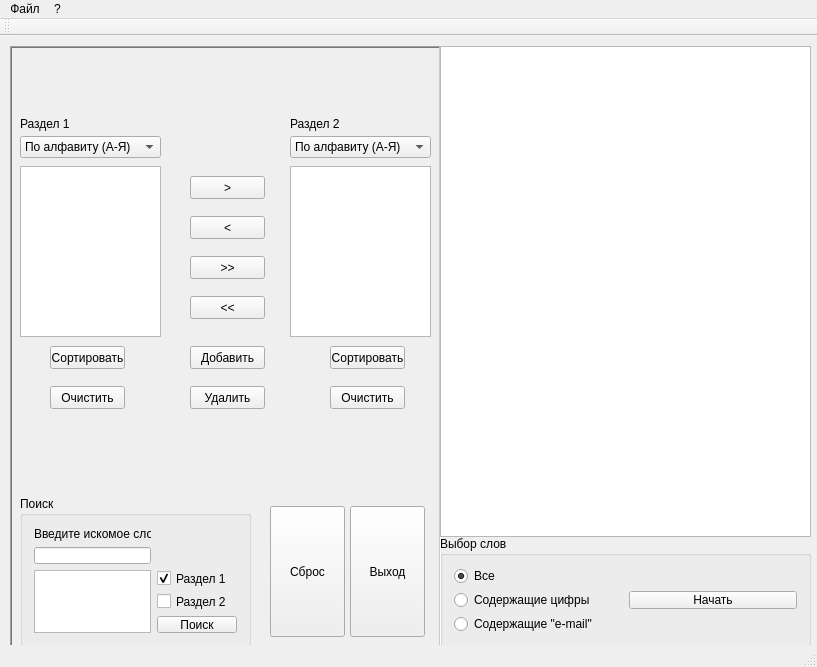
<?xml version="1.0" encoding="UTF-8"?>
<ui version="4.0">
 <class>MainWindow</class>
 <widget class="QMainWindow" name="MainWindow">
  <property name="geometry">
   <rect>
    <x>0</x>
    <y>0</y>
    <width>817</width>
    <height>667</height>
   </rect>
  </property>
  <property name="windowTitle">
   <string>MainWindow</string>
  </property>
  <property name="layoutDirection">
   <enum>Qt::LeftToRight</enum>
  </property>
  <widget class="QWidget" name="centralWidget">
   <widget class="QGroupBox" name="groupBox_Words">
    <property name="geometry">
     <rect>
      <x>440</x>
      <y>500</y>
      <width>371</width>
      <height>111</height>
     </rect>
    </property>
    <property name="title">
     <string>Выбор слов</string>
    </property>
    <layout class="QGridLayout" name="gridLayout">
     <item row="1" column="0">
      <widget class="QRadioButton" name="radioButton_Digits">
       <property name="text">
        <string>Содержащие цифры</string>
       </property>
      </widget>
     </item>
     <item row="2" column="0">
      <widget class="QRadioButton" name="radioButton_Email">
       <property name="text">
        <string>Содержащие &quot;e-mail&quot;</string>
       </property>
      </widget>
     </item>
     <item row="1" column="1">
      <widget class="QPushButton" name="pushButton_Start">
       <property name="text">
        <string>Начать</string>
       </property>
      </widget>
     </item>
     <item row="0" column="0">
      <widget class="QRadioButton" name="radioButton_All">
       <property name="text">
        <string>Все</string>
       </property>
       <property name="checked">
        <bool>true</bool>
       </property>
      </widget>
     </item>
    </layout>
   </widget>
   <widget class="QFrame" name="frame">
    <property name="geometry">
     <rect>
      <x>10</x>
      <y>10</y>
      <width>431</width>
      <height>602</height>
     </rect>
    </property>
    <property name="frameShape">
     <enum>QFrame::WinPanel</enum>
    </property>
    <property name="frameShadow">
     <enum>QFrame::Sunken</enum>
    </property>
    <widget class="QGroupBox" name="groupBox_Search">
     <property name="geometry">
      <rect>
       <x>10</x>
       <y>450</y>
       <width>231</width>
       <height>151</height>
      </rect>
     </property>
     <property name="title">
      <string>Поиск</string>
     </property>
     <layout class="QGridLayout" name="gridLayout_2">
      <item row="1" column="0">
       <widget class="QLineEdit" name="lineEdit"/>
      </item>
      <item row="2" column="1">
       <widget class="QCheckBox" name="checkBox_section1">
        <property name="text">
         <string>Раздел 1</string>
        </property>
        <property name="checked">
         <bool>true</bool>
        </property>
       </widget>
      </item>
      <item row="3" column="1">
       <widget class="QCheckBox" name="checkBox_section2">
        <property name="text">
         <string>Раздел 2</string>
        </property>
       </widget>
      </item>
      <item row="4" column="1">
       <widget class="QPushButton" name="pushButton_Search">
        <property name="text">
         <string>Поиск</string>
        </property>
       </widget>
      </item>
      <item row="0" column="0">
       <widget class="QLabel" name="label_Input">
        <property name="text">
         <string>Введите искомое слово</string>
        </property>
       </widget>
      </item>
      <item row="2" column="0" rowspan="3">
       <widget class="QListWidget" name="listWidget"/>
      </item>
     </layout>
    </widget>
    <widget class="QPushButton" name="pushButton_Clear">
     <property name="geometry">
      <rect>
       <x>260</x>
       <y>460</y>
       <width>75</width>
       <height>131</height>
      </rect>
     </property>
     <property name="text">
      <string>Сброс</string>
     </property>
    </widget>
    <widget class="QPushButton" name="pushButton_Exit">
     <property name="geometry">
      <rect>
       <x>340</x>
       <y>460</y>
       <width>75</width>
       <height>131</height>
      </rect>
     </property>
     <property name="text">
      <string>Выход</string>
     </property>
    </widget>
    <widget class="QPushButton" name="pushButton_clean1">
     <property name="geometry">
      <rect>
       <x>40</x>
       <y>340</y>
       <width>75</width>
       <height>23</height>
      </rect>
     </property>
     <property name="text">
      <string>Очистить</string>
     </property>
    </widget>
    <widget class="QPushButton" name="pushButton_sort1">
     <property name="geometry">
      <rect>
       <x>40</x>
       <y>300</y>
       <width>75</width>
       <height>23</height>
      </rect>
     </property>
     <property name="text">
      <string>Сортировать</string>
     </property>
    </widget>
    <widget class="QPushButton" name="pushButton_sort2">
     <property name="geometry">
      <rect>
       <x>320</x>
       <y>300</y>
       <width>75</width>
       <height>23</height>
      </rect>
     </property>
     <property name="text">
      <string>Сортировать</string>
     </property>
    </widget>
    <widget class="QPushButton" name="pushButton_del">
     <property name="geometry">
      <rect>
       <x>180</x>
       <y>340</y>
       <width>75</width>
       <height>23</height>
      </rect>
     </property>
     <property name="text">
      <string>Удалить</string>
     </property>
    </widget>
    <widget class="QPushButton" name="pushButton_add">
     <property name="geometry">
      <rect>
       <x>180</x>
       <y>300</y>
       <width>75</width>
       <height>23</height>
      </rect>
     </property>
     <property name="text">
      <string>Добавить</string>
     </property>
    </widget>
    <widget class="QPushButton" name="pushButton_clean2">
     <property name="geometry">
      <rect>
       <x>320</x>
       <y>340</y>
       <width>75</width>
       <height>23</height>
      </rect>
     </property>
     <property name="text">
      <string>Очистить</string>
     </property>
    </widget>
    <widget class="QPushButton" name="pushButton_1">
     <property name="geometry">
      <rect>
       <x>180</x>
       <y>130</y>
       <width>75</width>
       <height>23</height>
      </rect>
     </property>
     <property name="text">
      <string>&gt;</string>
     </property>
    </widget>
    <widget class="QPushButton" name="pushButton_2">
     <property name="geometry">
      <rect>
       <x>180</x>
       <y>170</y>
       <width>75</width>
       <height>23</height>
      </rect>
     </property>
     <property name="text">
      <string>&lt;</string>
     </property>
    </widget>
    <widget class="QPushButton" name="pushButton_3">
     <property name="geometry">
      <rect>
       <x>180</x>
       <y>210</y>
       <width>75</width>
       <height>23</height>
      </rect>
     </property>
     <property name="text">
      <string>&gt;&gt;</string>
     </property>
    </widget>
    <widget class="QPushButton" name="pushButton_4">
     <property name="geometry">
      <rect>
       <x>180</x>
       <y>250</y>
       <width>75</width>
       <height>23</height>
      </rect>
     </property>
     <property name="text">
      <string>&lt;&lt;</string>
     </property>
    </widget>
    <widget class="QListWidget" name="listWidget_1">
     <property name="geometry">
      <rect>
       <x>10</x>
       <y>120</y>
       <width>141</width>
       <height>171</height>
      </rect>
     </property>
     <property name="selectionMode">
      <enum>QAbstractItemView::ExtendedSelection</enum>
     </property>
    </widget>
    <widget class="QListWidget" name="listWidget_2">
     <property name="geometry">
      <rect>
       <x>280</x>
       <y>120</y>
       <width>141</width>
       <height>171</height>
      </rect>
     </property>
    </widget>
    <widget class="QComboBox" name="comboBox_1">
     <property name="geometry">
      <rect>
       <x>10</x>
       <y>90</y>
       <width>141</width>
       <height>22</height>
      </rect>
     </property>
     <property name="editable">
      <bool>false</bool>
     </property>
     <property name="currentText">
      <string>По алфавиту (А-Я)</string>
     </property>
     <item>
      <property name="text">
       <string>По алфавиту (А-Я)</string>
      </property>
     </item>
     <item>
      <property name="text">
       <string>По алфавиту (Я-А)</string>
      </property>
     </item>
     <item>
      <property name="text">
       <string>По длине слова (по возрастанию)</string>
      </property>
     </item>
     <item>
      <property name="text">
       <string>По длине слова (по убыванию)</string>
      </property>
     </item>
    </widget>
    <widget class="QLabel" name="label_section1">
     <property name="geometry">
      <rect>
       <x>10</x>
       <y>70</y>
       <width>141</width>
       <height>16</height>
      </rect>
     </property>
     <property name="text">
      <string>Раздел 1</string>
     </property>
    </widget>
    <widget class="QLabel" name="label_section2">
     <property name="geometry">
      <rect>
       <x>280</x>
       <y>70</y>
       <width>141</width>
       <height>16</height>
      </rect>
     </property>
     <property name="text">
      <string>Раздел 2</string>
     </property>
    </widget>
    <widget class="QComboBox" name="comboBox_2">
     <property name="geometry">
      <rect>
       <x>280</x>
       <y>90</y>
       <width>141</width>
       <height>22</height>
      </rect>
     </property>
     <property name="editable">
      <bool>false</bool>
     </property>
     <property name="currentText">
      <string>По алфавиту (А-Я)</string>
     </property>
     <item>
      <property name="text">
       <string>По алфавиту (А-Я)</string>
      </property>
     </item>
     <item>
      <property name="text">
       <string>По алфавиту (Я-А)</string>
      </property>
     </item>
     <item>
      <property name="text">
       <string>По длине слова (по возрастанию)</string>
      </property>
     </item>
     <item>
      <property name="text">
       <string>По длине слова (по убыванию)</string>
      </property>
     </item>
    </widget>
   </widget>
   <widget class="QPlainTextEdit" name="plainTextEdit">
    <property name="geometry">
     <rect>
      <x>440</x>
      <y>10</y>
      <width>371</width>
      <height>491</height>
     </rect>
    </property>
   </widget>
  </widget>
  <widget class="QMenuBar" name="menuBar">
   <property name="geometry">
    <rect>
     <x>0</x>
     <y>0</y>
     <width>817</width>
     <height>21</height>
    </rect>
   </property>
   <widget class="QMenu" name="menu">
    <property name="title">
     <string>Файл</string>
    </property>
    <addaction name="action_open"/>
    <addaction name="action_save"/>
    <addaction name="action_exit"/>
   </widget>
   <widget class="QMenu" name="menu_2">
    <property name="title">
     <string>?</string>
    </property>
    <addaction name="actionAbout_Qt"/>
    <addaction name="actionAbout_program"/>
   </widget>
   <addaction name="menu"/>
   <addaction name="menu_2"/>
  </widget>
  <widget class="QToolBar" name="mainToolBar">
   <attribute name="toolBarArea">
    <enum>TopToolBarArea</enum>
   </attribute>
   <attribute name="toolBarBreak">
    <bool>false</bool>
   </attribute>
  </widget>
  <widget class="QStatusBar" name="statusBar"/>
  <action name="action_open">
   <property name="text">
    <string>Открыть</string>
   </property>
   <property name="shortcut">
    <string>Ctrl+O</string>
   </property>
  </action>
  <action name="action_save">
   <property name="text">
    <string>Сохранить</string>
   </property>
   <property name="shortcut">
    <string>Ctrl+S</string>
   </property>
  </action>
  <action name="action_exit">
   <property name="text">
    <string>Выход</string>
   </property>
   <property name="shortcut">
    <string>Alt+X</string>
   </property>
  </action>
  <action name="actionAbout_Qt">
   <property name="text">
    <string>About Qt</string>
   </property>
  </action>
  <action name="actionAbout_program">
   <property name="text">
    <string>About program</string>
   </property>
  </action>
 </widget>
 <layoutdefault spacing="6" margin="11"/>
 <resources/>
 <connections>
  <connection>
   <sender>action_exit</sender>
   <signal>triggered()</signal>
   <receiver>MainWindow</receiver>
   <slot>close()</slot>
   <hints>
    <hint type="sourcelabel">
     <x>-1</x>
     <y>-1</y>
    </hint>
    <hint type="destinationlabel">
     <x>408</x>
     <y>333</y>
    </hint>
   </hints>
  </connection>
 </connections>
</ui>
